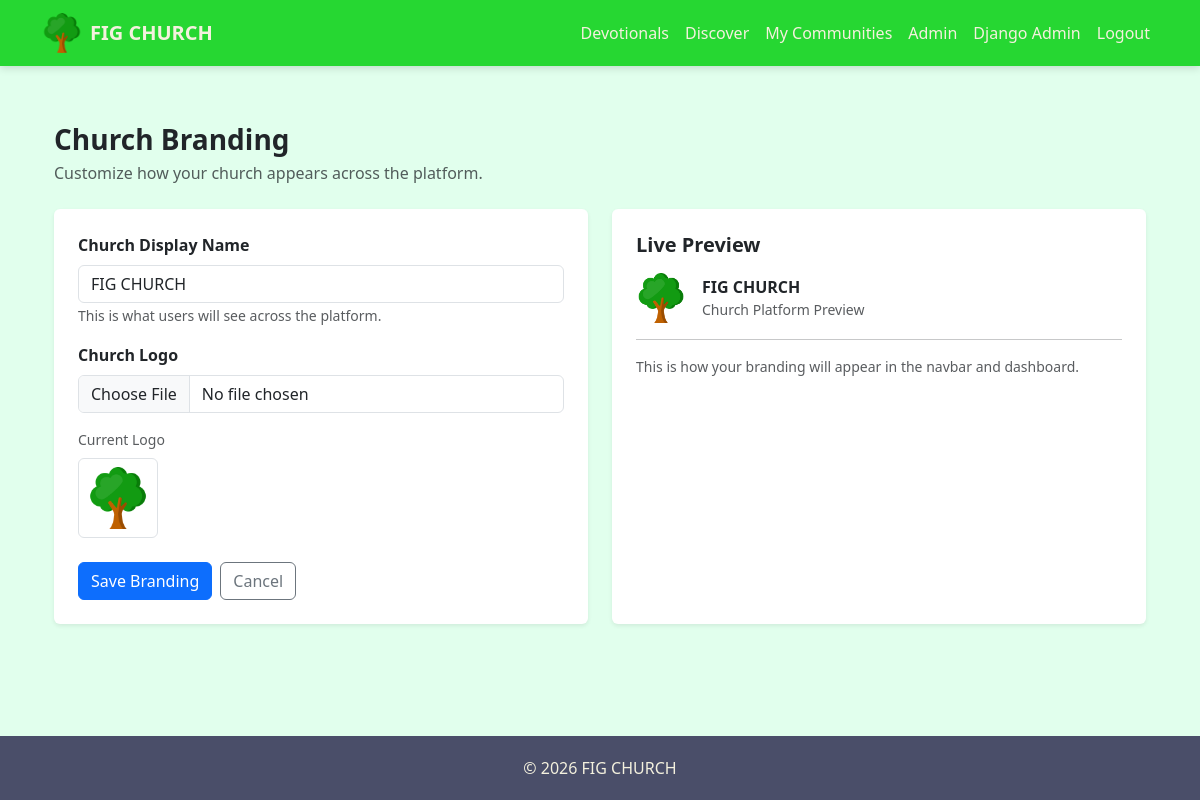
The page /org/branding/ (signed in) on the database as committed earlier.
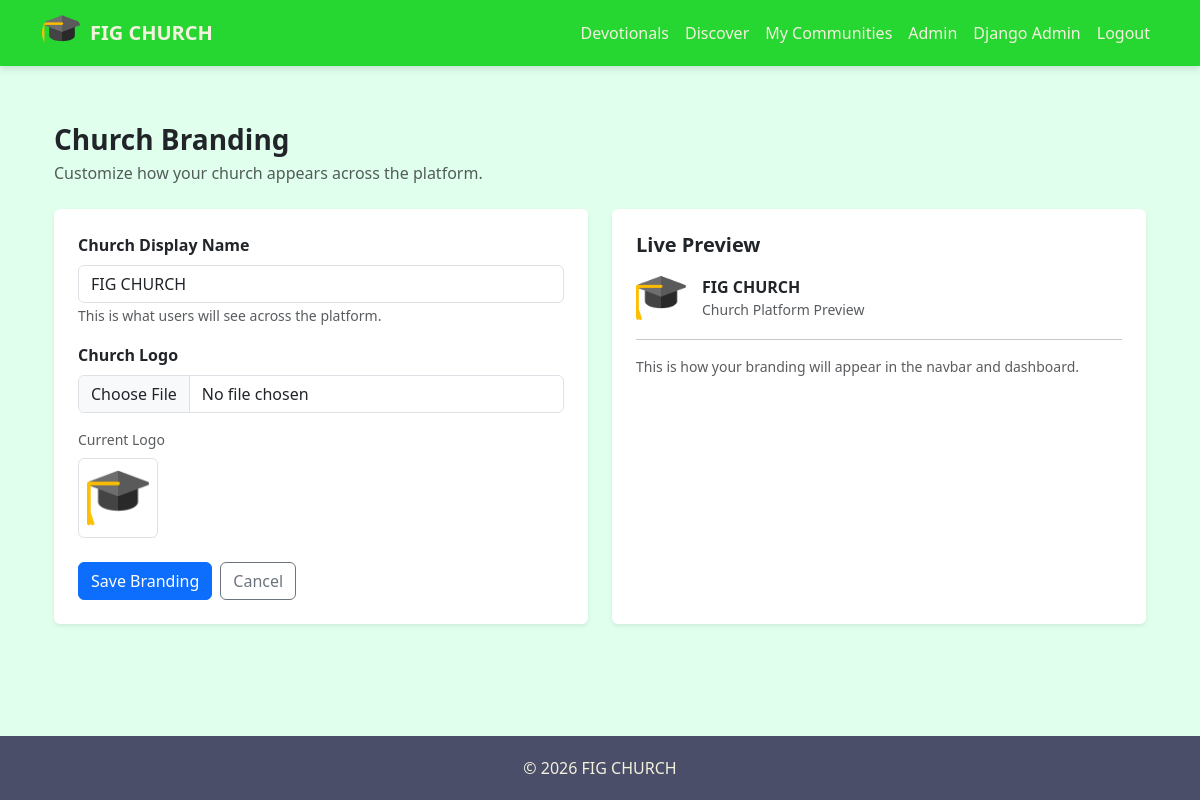
The same page on the database as committed later.
### accounts/models.py (models this page shows, shortened)
class Organization(models.Model):
    name = models.CharField(max_length=255)
    slug = models.SlugField(
        unique=True,
        blank=True
    )
    join_code = models.CharField(
        max_length=12,
        unique=True,
        blank=True
    )
    display_name = models.CharField(
        max_length=255,
        blank=True,
        null=True
    )
    logo = models.ImageField(
        upload_to="org_logos/",
        blank=True,
        null=True
    )
    primary_color = models.CharField(
        max_length=20,
        blank=True,
        null=True,
        help_text="Hex color like #0d6efd"
    )
    is_active = models.BooleanField(default=False)
    created_at = models.DateTimeField(auto_now_add=True)
    updated_at = models.DateTimeField(auto_now=True)

### org_admin/views.py (the view, shortened to what this page needs)
# urls.py: path("branding/", views.branding_view, name="branding"),
@login_required
def branding_view(request):
    org = get_admin_org(request)
    if not org:
        return redirect("home")
    return render(request, "org_admin/branding.html", {
        "organization": org
    })

### accounts/context_processors.py (called while the page is built)
def org_admin_status(request):
    if not request.user.is_authenticated:
        return {"user_is_org_admin": False}
    return {
        "user_is_org_admin": OrganizationMember.objects.filter(
            user=request.user,
            is_admin=True,
            is_active=True
        ).exists()
    }

def active_organization(request):
    if not request.user.is_authenticated:
        return {}
    membership = OrganizationMember.objects.filter(
        user=request.user
    ).select_related("organization").first()
    return {
        "active_organization": membership.organization if membership else None
    }

### engagement/context_processors.py (called while the page is built)
def next_meeting(request):
    if not request.user.is_authenticated:
        return {}
    org = get_admin_org(request)
    if not org:
        return {}
    meeting = Meeting.objects.filter(
        group__organization=org,
        group__members__user=request.user,
        group__members__is_active=True,
        start_time__gte=timezone.now()
    ).select_related("group").order_by("start_time").first()
    return {
        "next_group_meeting": meeting
    }

def user_groups(request):
    if request.user.is_authenticated:
        groups = GroupMember.objects.filter(
            user=request.user,
            is_active=True
        ).select_related("group")
        return {"user_groups": [gm.group for gm in groups]}
    return {}

def pending_invitations(request):
    if not request.user.is_authenticated:
        return {}
    org = get_admin_org(request)
    if not org:
        return {
            "pending_invites": [],
            "pending_invites_count": 0
        }
    invites = GroupInvitation.objects.filter(
        invited_user=request.user,
        accepted=False,
        group__organization=org
    ).select_related("group")
    return {
        "pending_invites": invites,
        "pending_invites_count": invites.count()
    }

### org_admin/utils.py (called while the page is built)
def get_admin_org(request):
    if not request.user.is_authenticated:
        return None
    membership = OrganizationMember.objects.filter(
        user=request.user,
        is_admin=True,
        is_active=True
    ).select_related("organization").first()
    if membership:
        return membership.organization
    return None

### org_admin/templates/org_admin/branding.html (shortened to what this page needs)
{% extends "base.html" %}
{% block content %}
<div class="container py-4">
    <div class="mb-4">
        <h3 class="fw-bold mb-1">Church Branding</h3>
        <p class="text-muted mb-0">
            Customize how your church appears across the platform.
        </p>
    </div>
    <div class="row g-4">
        <div class="col-lg-6">
            <div class="card border-0 shadow-sm p-4">
                <form method="POST" enctype="multipart/form-data">
                    <div class="mb-3">
                        <label class="form-label fw-semibold">Church Display Name</label>
                        <input type="text"
                               name="display_name"
                               class="form-control"
                               value="{{ organization.display_name|default:organization.name }}">
                        <small class="text-muted">
                            This is what users will see across the platform.
                        </small>
                    </div>
                    <div class="mb-3">
                        <label class="form-label fw-semibold">Church Logo</label>
                        <input type="file"
                               name="logo"
                               class="form-control">
                        {% if organization.logo %}
                            <div class="mt-3">
                                <div class="text-muted small mb-2">Current Logo</div>
                                <img src="{{ organization.logo.url }}"
                                     alt="{{ organization.name }} logo"
                                     style="max-height:80px; width:auto;"
                                     class="rounded border p-2 bg-white">
                            </div>
                        {% endif %}
                    </div>
                    <div class="d-flex gap-2 mt-4">
                        <button type="submit" class="btn btn-primary">
                            Save Branding
                        </button>
                        <a href="{% url 'org_admin:org_dashboard' %}"
                           class="btn btn-outline-secondary">
                            Cancel
                        </a>
                    </div>
                </form>
            </div>
        </div>
        <div class="col-lg-6">
            <div class="card border-0 shadow-sm p-4 h-100">
                <h5 class="fw-bold mb-3">Live Preview</h5>
                <div class="d-flex align-items-center gap-3">
                    {% if organization.logo %}
                        <img src="{{ organization.logo.url }}"
                             alt="{{ organization.name }} logo"
                             class="rounded"
                             style="height:50px; width:50px; object-fit:cover;">
                    {% else %}
                        <div class="d-flex align-items-center justify-content-center rounded border bg-light"
                             style="width:50px; height:50px;">
                            <span class="text-muted small fw-semibold">LOGO</span>
                        </div>
                    {% endif %}
                    <div>
                        <div class="fw-bold">
                            {{ organization.display_name|default:organization.name }}
                        </div>
                        <div class="text-muted small">
                            Church Platform Preview
                        </div>
                    </div>
                </div>
                <hr>
                <p class="text-muted small mb-0">
                    This is how your branding will appear in the navbar and dashboard.
                </p>
            </div>
        </div>
    </div>
</div>
{% endblock %}

### templates/base.html (shortened to what this page needs)
{% load static %}
<!DOCTYPE html>
<html lang="en">
<head>
    <link rel="stylesheet"
          href="https://cdn.jsdelivr.net/npm/bootstrap-icons@1.11.3/font/bootstrap-icons.min.css">
    <link rel="stylesheet"
          href="https://cdn.jsdelivr.net/npm/bootstrap@5.3.0/dist/css/bootstrap.min.css">
</head>
<body>
<nav class="navbar navbar-expand-lg fixed-top">
    <div class="container">
        <a class="navbar-brand d-flex align-items-center gap-2"
           href="{% url 'home' %}">
            {% if active_organization and active_organization.logo %}
                <img src="{{ active_organization.logo.url }}"
                     width="40"
                     height="40"
                     class="rounded-circle object-fit-cover"
                     alt="logo">
            {% else %}
                <img src="{% static 'images/figlogo.png' %}"
                     width="40"
                     height="40"
                     class="rounded-circle"
                     alt="logo">
            {% endif %}
            <span>
                {% if active_organization %}
                    {{ active_organization.display_name|default:active_organization.name }}
                {% else %}
                    Way of Faith Global
                {% endif %}
            </span>
        </a>
        <div class="collapse navbar-collapse" id="nav">
            <ul class="navbar-nav ms-auto">
                {% if user.is_authenticated %}
                <li class="nav-item">
                    <a class="nav-link" href="{% url 'devotional_archive' %}">
                        Devotionals
                    </a>
                </li>
                <li class="nav-item">
                    <a class="nav-link" href="{% url 'engagement:group_list' %}">
                        Discover
                    </a>
                </li>
                <li class="nav-item">
                    <a class="nav-link" href="{% url 'engagement:my_groups' %}">
                        My Communities
                    </a>
                </li>
                {% if user_is_org_admin %}
                <li class="nav-item">
                    <a class="nav-link" href="{% url 'org_admin:org_dashboard' %}">
                        Admin
                    </a>
                </li>
                {% endif %}
                {% if user.is_superuser %}
                <li class="nav-item">
                    <a class="nav-link" href="{% url 'admin:index' %}">
                        Django Admin
                    </a>
                </li>
                {% endif %}
                <li class="nav-item">
                    <form method="post" action="{% url 'logout' %}">
                        <button class="btn btn-link nav-link">
                            Logout
                        </button>
                    </form>
                </li>
                {% else %}
                <li class="nav-item">
                    <a class="nav-link" href="{% url 'login' %}">
                        Login
                    </a>
                </li>
                {% endif %}
            </ul>
        </div>
    </div>
</nav>
<main class="container mt-4">
    {% block content %}{% endblock %}
</main>
<footer class="footer">
    &copy; {% now "Y" %}
    {% if active_organization %}
        {{ active_organization.display_name|default:active_organization.name }}
    {% else %}
        Way of Faith Global
    {% endif %}
</footer>
</body>
</html>

### templates/base.html (style rules this page uses)
html, body { height: 100%; }
body { padding-top: 75px; background: #e1ffed; font-family: 'Segoe UI', sans-serif; display: flex; flex-direction: column; min-height: 100vh; }
main { flex: 1; }
.navbar { background: #26d732; box-shadow: 0 2px 8px rgba(0,0,0,.15); }
.navbar-brand span { color: #F4F1DE !important; font-weight: 600; }
.nav-link { color: #F4F1DE !important; }
.footer { background: #4A4E69; color: #F4F1DE; padding: 20px; text-align: center; }

Rows that differ between the two databases and show on the page:
changed Organization "FIG CHURCH": logo: a different picture
